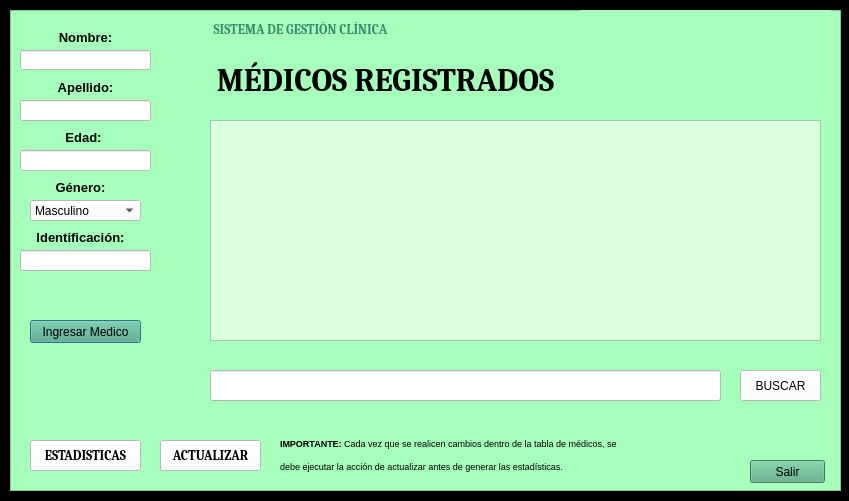
<?xml version="1.0" encoding="UTF-8"?>
<ui version="4.0">
 <class>Dialog</class>
 <widget class="QDialog" name="Dialog">
  <property name="geometry">
   <rect>
    <x>0</x>
    <y>0</y>
    <width>849</width>
    <height>501</height>
   </rect>
  </property>
  <property name="windowTitle">
   <string>Dialog</string>
  </property>
  <widget class="QFrame" name="frame_2">
   <property name="geometry">
    <rect>
     <x>-10</x>
     <y>-10</y>
     <width>881</width>
     <height>591</height>
    </rect>
   </property>
   <property name="styleSheet">
    <string notr="true">background-color: rgb(0, 0, 0);</string>
   </property>
   <property name="frameShape">
    <enum>QFrame::StyledPanel</enum>
   </property>
   <property name="frameShadow">
    <enum>QFrame::Raised</enum>
   </property>
   <widget class="QFrame" name="frame">
    <property name="geometry">
     <rect>
      <x>20</x>
      <y>20</y>
      <width>831</width>
      <height>481</height>
     </rect>
    </property>
    <property name="styleSheet">
     <string notr="true">background-color: rgb(166, 255, 187);</string>
    </property>
    <property name="frameShape">
     <enum>QFrame::StyledPanel</enum>
    </property>
    <property name="frameShadow">
     <enum>QFrame::Raised</enum>
    </property>
    <widget class="QTableWidget" name="tableView">
     <property name="geometry">
      <rect>
       <x>200</x>
       <y>110</y>
       <width>611</width>
       <height>221</height>
      </rect>
     </property>
     <property name="styleSheet">
      <string notr="true">background-color: rgb(220, 255, 222);</string>
     </property>
    </widget>
    <widget class="QLineEdit" name="name">
     <property name="geometry">
      <rect>
       <x>10</x>
       <y>40</y>
       <width>131</width>
       <height>20</height>
      </rect>
     </property>
     <property name="styleSheet">
      <string notr="true">background-color: rgb(255, 255, 255);</string>
     </property>
    </widget>
    <widget class="QLineEdit" name="lastname">
     <property name="geometry">
      <rect>
       <x>10</x>
       <y>90</y>
       <width>131</width>
       <height>21</height>
      </rect>
     </property>
     <property name="styleSheet">
      <string notr="true">background-color: rgb(255, 255, 255);</string>
     </property>
    </widget>
    <widget class="QLineEdit" name="age">
     <property name="geometry">
      <rect>
       <x>10</x>
       <y>140</y>
       <width>131</width>
       <height>21</height>
      </rect>
     </property>
     <property name="styleSheet">
      <string notr="true">background-color: rgb(255, 255, 255);</string>
     </property>
    </widget>
    <widget class="QComboBox" name="genero">
     <property name="geometry">
      <rect>
       <x>20</x>
       <y>190</y>
       <width>111</width>
       <height>21</height>
      </rect>
     </property>
     <property name="styleSheet">
      <string notr="true">background-color: rgb(255, 255, 255);</string>
     </property>
     <item>
      <property name="text">
       <string>Masculino</string>
      </property>
     </item>
     <item>
      <property name="text">
       <string>Femenino</string>
      </property>
     </item>
    </widget>
    <widget class="QLineEdit" name="id">
     <property name="geometry">
      <rect>
       <x>10</x>
       <y>240</y>
       <width>131</width>
       <height>21</height>
      </rect>
     </property>
     <property name="styleSheet">
      <string notr="true">background-color: rgb(255, 255, 255);</string>
     </property>
    </widget>
    <widget class="QLabel" name="label">
     <property name="geometry">
      <rect>
       <x>40</x>
       <y>20</y>
       <width>71</width>
       <height>16</height>
      </rect>
     </property>
     <property name="text">
      <string>&lt;html&gt;&lt;head/&gt;&lt;body&gt;&lt;p align=&quot;center&quot;&gt;&lt;span style=&quot; font-size:10pt; font-weight:600;&quot;&gt;Nombre:&lt;/span&gt;&lt;/p&gt;&lt;/body&gt;&lt;/html&gt;</string>
     </property>
    </widget>
    <widget class="QLabel" name="label_2">
     <property name="geometry">
      <rect>
       <x>40</x>
       <y>70</y>
       <width>71</width>
       <height>16</height>
      </rect>
     </property>
     <property name="text">
      <string>&lt;html&gt;&lt;head/&gt;&lt;body&gt;&lt;p align=&quot;center&quot;&gt;&lt;span style=&quot; font-size:10pt; font-weight:600;&quot;&gt;Apellido:&lt;/span&gt;&lt;/p&gt;&lt;/body&gt;&lt;/html&gt;</string>
     </property>
    </widget>
    <widget class="QLabel" name="label_3">
     <property name="geometry">
      <rect>
       <x>50</x>
       <y>120</y>
       <width>47</width>
       <height>13</height>
      </rect>
     </property>
     <property name="text">
      <string>&lt;html&gt;&lt;head/&gt;&lt;body&gt;&lt;p align=&quot;center&quot;&gt;&lt;span style=&quot; font-size:10pt; font-weight:600;&quot;&gt;Edad:&lt;/span&gt;&lt;/p&gt;&lt;/body&gt;&lt;/html&gt;</string>
     </property>
    </widget>
    <widget class="QLabel" name="label_5">
     <property name="geometry">
      <rect>
       <x>30</x>
       <y>170</y>
       <width>81</width>
       <height>16</height>
      </rect>
     </property>
     <property name="text">
      <string>&lt;html&gt;&lt;head/&gt;&lt;body&gt;&lt;p align=&quot;center&quot;&gt;&lt;span style=&quot; font-size:10pt; font-weight:600;&quot;&gt;Género:&lt;/span&gt;&lt;/p&gt;&lt;/body&gt;&lt;/html&gt;</string>
     </property>
    </widget>
    <widget class="QLabel" name="label_4">
     <property name="geometry">
      <rect>
       <x>20</x>
       <y>220</y>
       <width>101</width>
       <height>16</height>
      </rect>
     </property>
     <property name="text">
      <string>&lt;html&gt;&lt;head/&gt;&lt;body&gt;&lt;p align=&quot;center&quot;&gt;&lt;span style=&quot; font-size:10pt; font-weight:600;&quot;&gt;Identificación:&lt;/span&gt;&lt;/p&gt;&lt;/body&gt;&lt;/html&gt;</string>
     </property>
    </widget>
    <widget class="QPushButton" name="Ingreso">
     <property name="geometry">
      <rect>
       <x>20</x>
       <y>310</y>
       <width>111</width>
       <height>23</height>
      </rect>
     </property>
     <property name="styleSheet">
      <string notr="true">background-color: rgb(85, 170, 127);</string>
     </property>
     <property name="text">
      <string>Ingresar Medico</string>
     </property>
    </widget>
    <widget class="QPushButton" name="actualizar">
     <property name="geometry">
      <rect>
       <x>150</x>
       <y>430</y>
       <width>101</width>
       <height>31</height>
      </rect>
     </property>
     <property name="font">
      <font>
       <family>Cambria</family>
       <pointsize>10</pointsize>
       <weight>75</weight>
       <bold>true</bold>
      </font>
     </property>
     <property name="styleSheet">
      <string notr="true">background-color: rgb(255, 255, 255);</string>
     </property>
     <property name="text">
      <string>ACTUALIZAR</string>
     </property>
    </widget>
    <widget class="QPushButton" name="estadisticas">
     <property name="geometry">
      <rect>
       <x>20</x>
       <y>430</y>
       <width>111</width>
       <height>31</height>
      </rect>
     </property>
     <property name="font">
      <font>
       <family>Cambria</family>
       <pointsize>10</pointsize>
       <weight>75</weight>
       <bold>true</bold>
      </font>
     </property>
     <property name="styleSheet">
      <string notr="true">background-color: rgb(255, 255, 255);</string>
     </property>
     <property name="text">
      <string>ESTADISTICAS</string>
     </property>
    </widget>
    <widget class="QLineEdit" name="idbuscar">
     <property name="geometry">
      <rect>
       <x>200</x>
       <y>360</y>
       <width>511</width>
       <height>31</height>
      </rect>
     </property>
     <property name="styleSheet">
      <string notr="true">background-color: rgb(255, 255, 255);</string>
     </property>
    </widget>
    <widget class="QPushButton" name="buscar">
     <property name="geometry">
      <rect>
       <x>730</x>
       <y>360</y>
       <width>81</width>
       <height>31</height>
      </rect>
     </property>
     <property name="styleSheet">
      <string notr="true">background-color: rgb(255, 255, 255);</string>
     </property>
     <property name="text">
      <string>BUSCAR</string>
     </property>
    </widget>
    <widget class="QPushButton" name="salir">
     <property name="geometry">
      <rect>
       <x>740</x>
       <y>450</y>
       <width>75</width>
       <height>23</height>
      </rect>
     </property>
     <property name="styleSheet">
      <string notr="true">background-color: rgb(85, 170, 127);</string>
     </property>
     <property name="text">
      <string>Salir</string>
     </property>
    </widget>
    <widget class="QLabel" name="label_10">
     <property name="geometry">
      <rect>
       <x>190</x>
       <y>10</y>
       <width>201</width>
       <height>21</height>
      </rect>
     </property>
     <property name="font">
      <font>
       <family>Cambria</family>
       <pointsize>17</pointsize>
       <weight>50</weight>
       <italic>false</italic>
       <bold>false</bold>
       <underline>false</underline>
       <strikeout>false</strikeout>
      </font>
     </property>
     <property name="cursor">
      <cursorShape>PointingHandCursor</cursorShape>
     </property>
     <property name="text">
      <string>&lt;html&gt;&lt;head/&gt;&lt;body&gt;&lt;p align=&quot;center&quot;&gt;&lt;span style=&quot; font-size:10pt; font-weight:600; color:#388c6d;&quot;&gt;SISTEMA DE GESTIÓN CLÍNICA&lt;/span&gt;&lt;/p&gt;&lt;/body&gt;&lt;/html&gt;</string>
     </property>
    </widget>
    <widget class="QLabel" name="label_11">
     <property name="geometry">
      <rect>
       <x>190</x>
       <y>40</y>
       <width>371</width>
       <height>61</height>
      </rect>
     </property>
     <property name="font">
      <font>
       <family>Cambria</family>
       <pointsize>17</pointsize>
       <weight>50</weight>
       <italic>false</italic>
       <bold>false</bold>
       <underline>false</underline>
       <strikeout>false</strikeout>
      </font>
     </property>
     <property name="cursor">
      <cursorShape>PointingHandCursor</cursorShape>
     </property>
     <property name="text">
      <string>&lt;html&gt;&lt;head/&gt;&lt;body&gt;&lt;p align=&quot;center&quot;&gt;&lt;span style=&quot; font-size:24pt; font-weight:600; color:#000000;&quot;&gt;MÉDICOS REGISTRADOS&lt;/span&gt;&lt;/p&gt;&lt;/body&gt;&lt;/html&gt;</string>
     </property>
    </widget>
    <widget class="QLabel" name="label_6">
     <property name="geometry">
      <rect>
       <x>270</x>
       <y>420</y>
       <width>361</width>
       <height>51</height>
      </rect>
     </property>
     <property name="text">
      <string>&lt;html&gt;&lt;head/&gt;&lt;body&gt;&lt;p align=&quot;justify&quot;&gt;&lt;span style=&quot; font-size:7pt; font-weight:600;&quot;&gt;IMPORTANTE:&lt;/span&gt;&lt;span style=&quot; font-size:7pt;&quot;&gt; Cada vez que se realicen cambios dentro de la tabla de médicos, se&lt;/span&gt;&lt;/p&gt;&lt;p align=&quot;justify&quot;&gt;&lt;span style=&quot; font-size:7pt;&quot;&gt;debe ejecutar la acción de actualizar antes de generar las estadísticas.&lt;/span&gt;&lt;/p&gt;&lt;/body&gt;&lt;/html&gt;</string>
     </property>
    </widget>
    <widget class="QLabel" name="label_7">
     <property name="geometry">
      <rect>
       <x>570</x>
       <y>0</y>
       <width>251</width>
       <height>211</height>
      </rect>
     </property>
     <property name="styleSheet">
      <string notr="true">image: url(:/images/imagenes/pngtree-medical-clipart-cartoon-character-of-a-couple-of-doctor-characters-vector-png-image_11053952.png);</string>
     </property>
     <property name="text">
      <string/>
     </property>
    </widget>
    <zorder>label_7</zorder>
    <zorder>tableView</zorder>
    <zorder>name</zorder>
    <zorder>lastname</zorder>
    <zorder>age</zorder>
    <zorder>genero</zorder>
    <zorder>id</zorder>
    <zorder>label</zorder>
    <zorder>label_2</zorder>
    <zorder>label_3</zorder>
    <zorder>label_5</zorder>
    <zorder>label_4</zorder>
    <zorder>Ingreso</zorder>
    <zorder>actualizar</zorder>
    <zorder>estadisticas</zorder>
    <zorder>idbuscar</zorder>
    <zorder>buscar</zorder>
    <zorder>salir</zorder>
    <zorder>label_10</zorder>
    <zorder>label_11</zorder>
    <zorder>label_6</zorder>
   </widget>
  </widget>
 </widget>
 <resources>
  <include location="resources_from_qt2.qrc"/>
 </resources>
 <connections/>
</ui>
